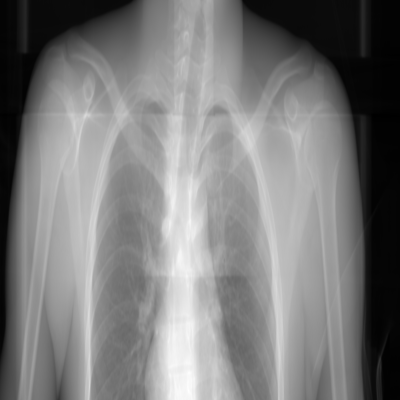
#> input picture DRR/FVR-2D/0_fvr.png, 400 x 400 px
$ python fvr_zero_padding.py
#> lines starting #> are read from the running program, lines starting #| are printed output that depends on the picture
import nibabel as nib
import numpy as np
import time
import cv2 as cv
from scipy.interpolate import interpn
from scipy.fft import fftn, fftshift, ifft2, ifft
from matplotlib import pyplot as plt
from scipy import ndimage
from scipy.interpolate import Rbf

np.random.seed(0)
N = 400
def Rx(theta):
    x = theta * np.pi / 180.
    r11, r12 = np.cos(x), -np.sin(x)
    r21, r22 = np.sin(x), np.cos(x)
    return np.array([[r11, r12], [r21, r22]])

def rotate_line(line, rotationMatrix):
	return np.matmul(rotationMatrix, line)

def normalize(img):
    img = (img - np.min(img))/(np.max(img) - np.min(img))
    img = 255 * img
    return np.uint8(img)

if __name__ == "__main__":

	img = cv.imread("0_fvr.png", 0)
#> img is the input picture: shape (400, 400); min 0, max 255, mean 123.1
	#img = ndimage.rotate(img, 45, reshape=False)
	# img = np.pad(img, N//2, "constant", constant_values=0)
	img = np.pad(img, N, "constant", constant_values=0)
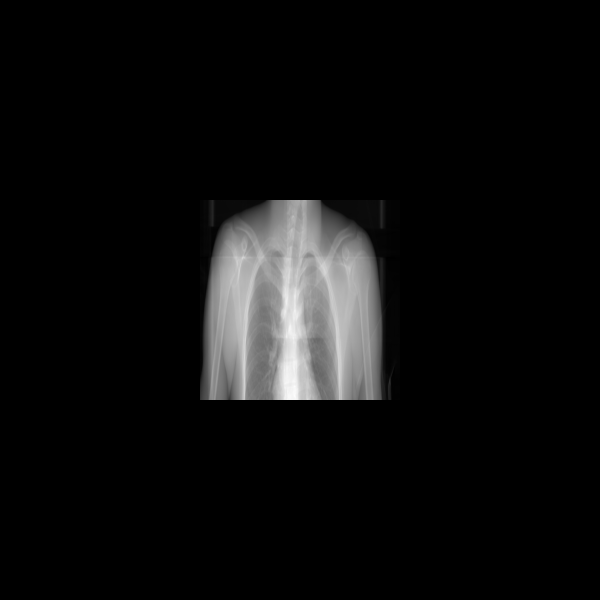
#> img: shape (1200, 1200) (shown at 1/2 size); min 0, max 255, mean 13.7
	print(img.shape)
#| (1200, 1200)
	imgShifted = fftshift(img)
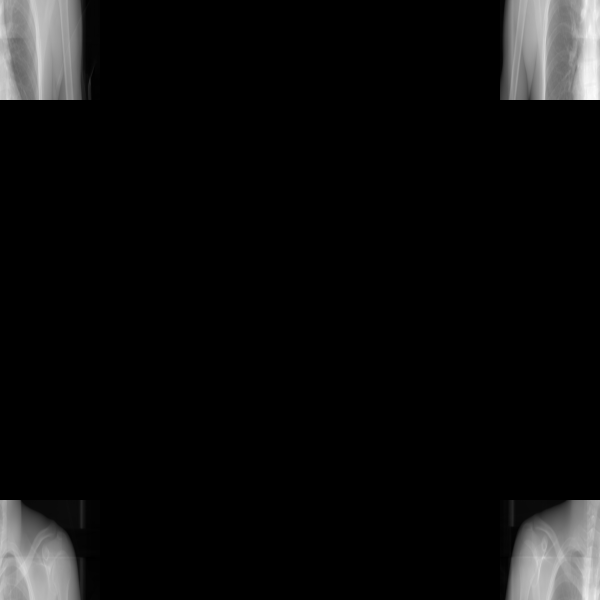
#> imgShifted: shape (1200, 1200) (shown at 1/2 size); min 0, max 255, mean 13.7
	imgFFT = fftn(imgShifted)
	imgFFTShifted = fftshift(imgFFT)
	imgFFTShiftedReal = imgFFTShifted.real
	imgFFTShiftedImag = imgFFTShifted.imag
	print("2D FFT computed.")


	# [6 lines of commented-out code are left out]

	x = np.linspace(-3*N//2+0.5, 3*N//2-0.5, 3*N)
	y = np.linspace(-3*N//2+0.5, 3*N//2-0.5, 3*N)
	xx, yy = np.meshgrid(x, y)
	xx = xx.flatten()
	yy = yy.flatten()
	data = imgFFTShifted.flatten()
	# rbfi = Rbf(xx, yy, data, function="cubic")
	projectionLine = np.array([[xi, 0.] for xi in x])
	# projectionLine = np.reshape(projectionLine, (N, 2, 1))
	# projectionLine = np.reshape(projectionLine, (2*N, 2, 1))
	projectionLine = np.reshape(projectionLine, (3*N, 2, 1))

	def render_view(theta, interpMethod):
		tic_rendering = time.time()
		rotationMatrix = Rx(theta)
		projectionSlice = np.squeeze(rotate_line(projectionLine, rotationMatrix))
		projectionSliceFFTReal = interpn(points=(x, y), values=imgFFTShiftedReal, xi=projectionSlice, method=interpMethod,
				                     bounds_error=False)   #, fill_value=0
		projectionSliceFFTImag = interpn(points=(x, y), values=imgFFTShiftedImag, xi=projectionSlice, method=interpMethod,
				                     bounds_error=False)
		projectionSliceFFT = projectionSliceFFTReal + 1j * projectionSliceFFTImag
		projection = fftshift(ifft(projectionSliceFFT))
		projection = np.abs(projection)
		#projection = normalize(projection)
		toc_rendering = time.time()
		print("theta = {}\t {:.2f} seconds".format(theta, toc_rendering-tic_rendering))
		return projection

	# [12 lines of commented-out code are left out]

	img_x = np.sum(img, axis=1)
#> img_x = 1200 values, max 57797 at index 621, min 0 at index 0, mean 16408.1
	img_x_mean = np.mean(img_x)
#> img_x_mean = 16408.1
	img_y = np.sum(img, axis=0)
#> img_y = 1200 values, max 83800 at index 580, min 0 at index 0, mean 16408.1
	img_y_mean = np.mean(img_y)
#> img_y_mean = 16408.1
	projection_x_spline = render_view(0, "splinef2d")
#> in render_view, `projectionSliceFFTReal = interpn(points=(x, y), values=imgFFTShiftedRe..`: projectionSliceFFTReal = 1200 values, max 19081885 at index 600, min -2525032.6 at index 595, mean 55766.5
#> in render_view, `projectionSliceFFTImag = interpn(points=(x, y), values=imgFFTShiftedIm..`: projectionSliceFFTImag = 1200 values, max 1684827.9 at index 598, min -2360690.5 at index 602, mean -1968.9
#> in render_view, `projection = np.abs(projection)`: projection = 1200 values, max 55884 at index 621, min 1.85e-13 at index 363, mean 15912.4
#> projection_x_spline has the same summary as projection in render_view
	projection_x_spline_mean = np.mean(projection_x_spline)
#> projection_x_spline_mean = 15912.4
	projection_y_spline = render_view(90, "splinef2d")
#> projection_y_spline = 1200 values, max 80115.3 at index 580, min 0 at index 1034, mean 15800.5
	projection_y_spline_mean = np.mean(projection_y_spline)
#> projection_y_spline_mean = 15800.5
	# [22 lines of commented-out code are left out]

	plt.figure()
	# plt.title(r"Projection onto the x-axis (no padding)")
	plt.plot(img_x, label="AP")
	plt.plot(projection_x_spline, label=r"FVR")
	plt.legend(loc="upper left")
	plt.grid(True)
	plt.savefig("ap_fvr_x3.png")
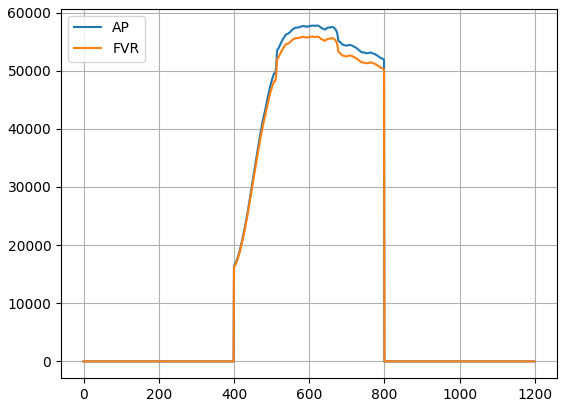
#> figure drawn by matplotlib, 1 panel; curve peaks at x = 621, y = 57797; curve peaks at x = 621, y = 55884


	plt.figure()
	# plt.title(r"Projection onto the x-axis (no padding)")
	plt.plot(img_y, label="AP")
	plt.plot(projection_y_spline, label=r"FVR")
	plt.legend(loc="upper left")
	plt.grid(True)
	plt.savefig("ap_fvr_y3.png")
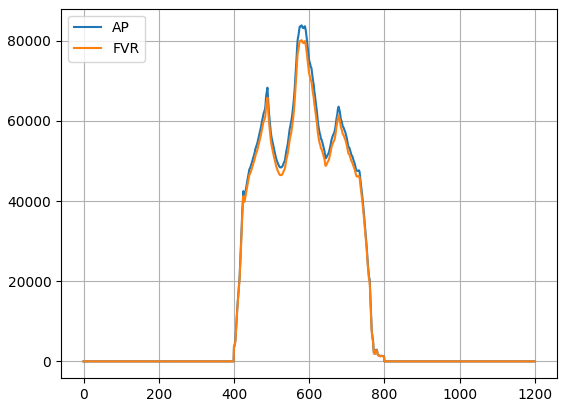
#> figure drawn by matplotlib, 1 panel; curve peaks at x = 580, y = 83800; curve peaks at x = 580, y = 80115.3


	# [33 lines of commented-out code are left out]
